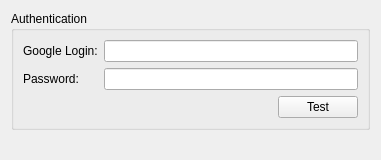
<?xml version="1.0" encoding="UTF-8"?>
<ui version="4.0">
 <class>YouTubeSettings</class>
 <widget class="QWidget" name="YouTubeSettings">
  <property name="geometry">
   <rect>
    <x>0</x>
    <y>0</y>
    <width>381</width>
    <height>160</height>
   </rect>
  </property>
  <property name="windowTitle">
   <string>Video Recording</string>
  </property>
  <layout class="QVBoxLayout" name="verticalLayout">
   <item>
    <widget class="QGroupBox" name="authGroupBox">
     <property name="title">
      <string>Authentication</string>
     </property>
     <layout class="QVBoxLayout" name="verticalLayout_2">
      <item>
       <layout class="QFormLayout" name="formLayout">
        <item row="1" column="1">
         <widget class="QLineEdit" name="loginLineEdit"/>
        </item>
        <item row="2" column="1">
         <widget class="QLineEdit" name="passwordLineEdit">
          <property name="echoMode">
           <enum>QLineEdit::Password</enum>
          </property>
         </widget>
        </item>
        <item row="1" column="0">
         <widget class="QLabel" name="loginLabel">
          <property name="text">
           <string>Google Login:</string>
          </property>
          <property name="buddy">
           <cstring>loginLineEdit</cstring>
          </property>
         </widget>
        </item>
        <item row="2" column="0">
         <widget class="QLabel" name="passwordLabel">
          <property name="text">
           <string>Password:</string>
          </property>
          <property name="buddy">
           <cstring>passwordLineEdit</cstring>
          </property>
         </widget>
        </item>
       </layout>
      </item>
      <item>
       <layout class="QHBoxLayout" name="horizontalLayout">
        <item>
         <widget class="QLabel" name="authResultLabel">
          <property name="text">
           <string/>
          </property>
         </widget>
        </item>
        <item>
         <spacer name="horizontalSpacer">
          <property name="orientation">
           <enum>Qt::Horizontal</enum>
          </property>
          <property name="sizeHint" stdset="0">
           <size>
            <width>40</width>
            <height>20</height>
           </size>
          </property>
         </spacer>
        </item>
        <item>
         <widget class="QPushButton" name="tryAuthButton">
          <property name="text">
           <string>Test</string>
          </property>
         </widget>
        </item>
       </layout>
      </item>
     </layout>
    </widget>
   </item>
   <item>
    <spacer name="verticalSpacer">
     <property name="orientation">
      <enum>Qt::Vertical</enum>
     </property>
     <property name="sizeHint" stdset="0">
      <size>
       <width>20</width>
       <height>40</height>
      </size>
     </property>
    </spacer>
   </item>
  </layout>
 </widget>
 <resources/>
 <connections/>
</ui>
